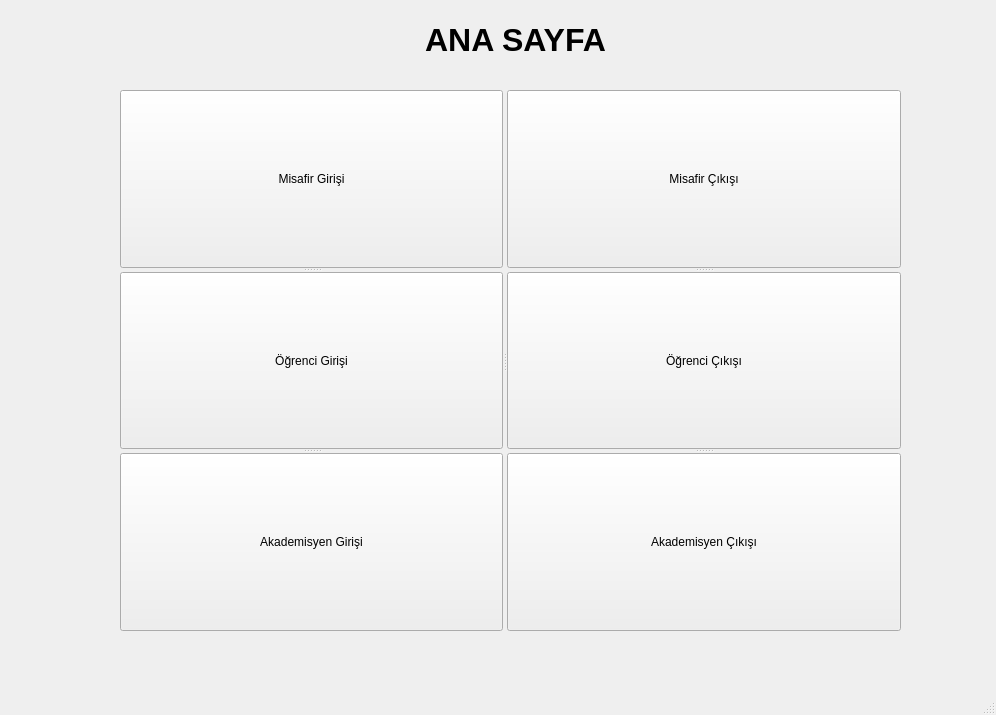
<?xml version="1.0" encoding="UTF-8"?>
<ui version="4.0">
 <class>MainWindow</class>
 <widget class="QMainWindow" name="MainWindow">
  <property name="geometry">
   <rect>
    <x>0</x>
    <y>0</y>
    <width>996</width>
    <height>715</height>
   </rect>
  </property>
  <property name="windowTitle">
   <string>MainWindow</string>
  </property>
  <widget class="QWidget" name="centralwidget">
   <widget class="QLabel" name="label">
    <property name="geometry">
     <rect>
      <x>-10</x>
      <y>-40</y>
      <width>1011</width>
      <height>761</height>
     </rect>
    </property>
    <property name="text">
     <string/>
    </property>
    <property name="pixmap">
     <pixmap>Adsız.png</pixmap>
    </property>
    <property name="scaledContents">
     <bool>true</bool>
    </property>
   </widget>
   <widget class="QSplitter" name="splitter_2">
    <property name="geometry">
     <rect>
      <x>270</x>
      <y>100</y>
      <width>96</width>
      <height>0</height>
     </rect>
    </property>
    <property name="orientation">
     <enum>Qt::Vertical</enum>
    </property>
    <widget class="QSplitter" name="splitter">
     <property name="orientation">
      <enum>Qt::Vertical</enum>
     </property>
    </widget>
   </widget>
   <widget class="QLabel" name="label_7">
    <property name="geometry">
     <rect>
      <x>270</x>
      <y>20</y>
      <width>491</width>
      <height>41</height>
     </rect>
    </property>
    <property name="text">
     <string>&lt;html&gt;&lt;head/&gt;&lt;body&gt;&lt;p align=&quot;center&quot;&gt;&lt;span style=&quot; font-size:24pt; font-weight:600;&quot;&gt;ANA SAYFA&lt;/span&gt;&lt;/p&gt;&lt;/body&gt;&lt;/html&gt;</string>
    </property>
   </widget>
   <widget class="QSplitter" name="splitter_5">
    <property name="geometry">
     <rect>
      <x>120</x>
      <y>90</y>
      <width>781</width>
      <height>541</height>
     </rect>
    </property>
    <property name="orientation">
     <enum>Qt::Horizontal</enum>
    </property>
    <widget class="QSplitter" name="splitter_3">
     <property name="orientation">
      <enum>Qt::Vertical</enum>
     </property>
     <widget class="QPushButton" name="misafirgiris">
      <property name="text">
       <string>Misafir Girişi</string>
      </property>
      <property name="icon">
       <iconset>
        <normaloff>../../../../../xampp/htdocs/İNÜ GÜVENLİK/guest.svg</normaloff>../../../../../xampp/htdocs/İNÜ GÜVENLİK/guest.svg</iconset>
      </property>
     </widget>
     <widget class="QPushButton" name="ogrencigiris">
      <property name="text">
       <string>Öğrenci Girişi</string>
      </property>
      <property name="icon">
       <iconset>
        <normaloff>../../../../../xampp/htdocs/İNÜ GÜVENLİK/student-thin.svg</normaloff>../../../../../xampp/htdocs/İNÜ GÜVENLİK/student-thin.svg</iconset>
      </property>
     </widget>
     <widget class="QPushButton" name="akademisyengiris">
      <property name="text">
       <string>Akademisyen Girişi</string>
      </property>
      <property name="icon">
       <iconset>
        <normaloff>../../../../../xampp/htdocs/İNÜ GÜVENLİK/professor.svg</normaloff>../../../../../xampp/htdocs/İNÜ GÜVENLİK/professor.svg</iconset>
      </property>
     </widget>
    </widget>
    <widget class="QSplitter" name="splitter_4">
     <property name="orientation">
      <enum>Qt::Vertical</enum>
     </property>
     <widget class="QPushButton" name="misafircikis">
      <property name="text">
       <string>Misafir Çıkışı</string>
      </property>
      <property name="icon">
       <iconset>
        <normaloff>../../../../../xampp/htdocs/İNÜ GÜVENLİK/guest.svg</normaloff>../../../../../xampp/htdocs/İNÜ GÜVENLİK/guest.svg</iconset>
      </property>
     </widget>
     <widget class="QPushButton" name="ogrencicikis">
      <property name="text">
       <string>Öğrenci Çıkışı</string>
      </property>
      <property name="icon">
       <iconset>
        <normaloff>../../../../../xampp/htdocs/İNÜ GÜVENLİK/student-thin.svg</normaloff>../../../../../xampp/htdocs/İNÜ GÜVENLİK/student-thin.svg</iconset>
      </property>
     </widget>
     <widget class="QPushButton" name="akademisyencikis">
      <property name="text">
       <string>Akademisyen Çıkışı</string>
      </property>
      <property name="icon">
       <iconset>
        <normaloff>../../../../../xampp/htdocs/İNÜ GÜVENLİK/professor.svg</normaloff>../../../../../xampp/htdocs/İNÜ GÜVENLİK/professor.svg</iconset>
      </property>
     </widget>
    </widget>
   </widget>
  </widget>
  <widget class="QMenuBar" name="menubar">
   <property name="geometry">
    <rect>
     <x>0</x>
     <y>0</y>
     <width>996</width>
     <height>21</height>
    </rect>
   </property>
  </widget>
  <widget class="QStatusBar" name="statusbar"/>
 </widget>
 <resources/>
 <connections/>
</ui>
